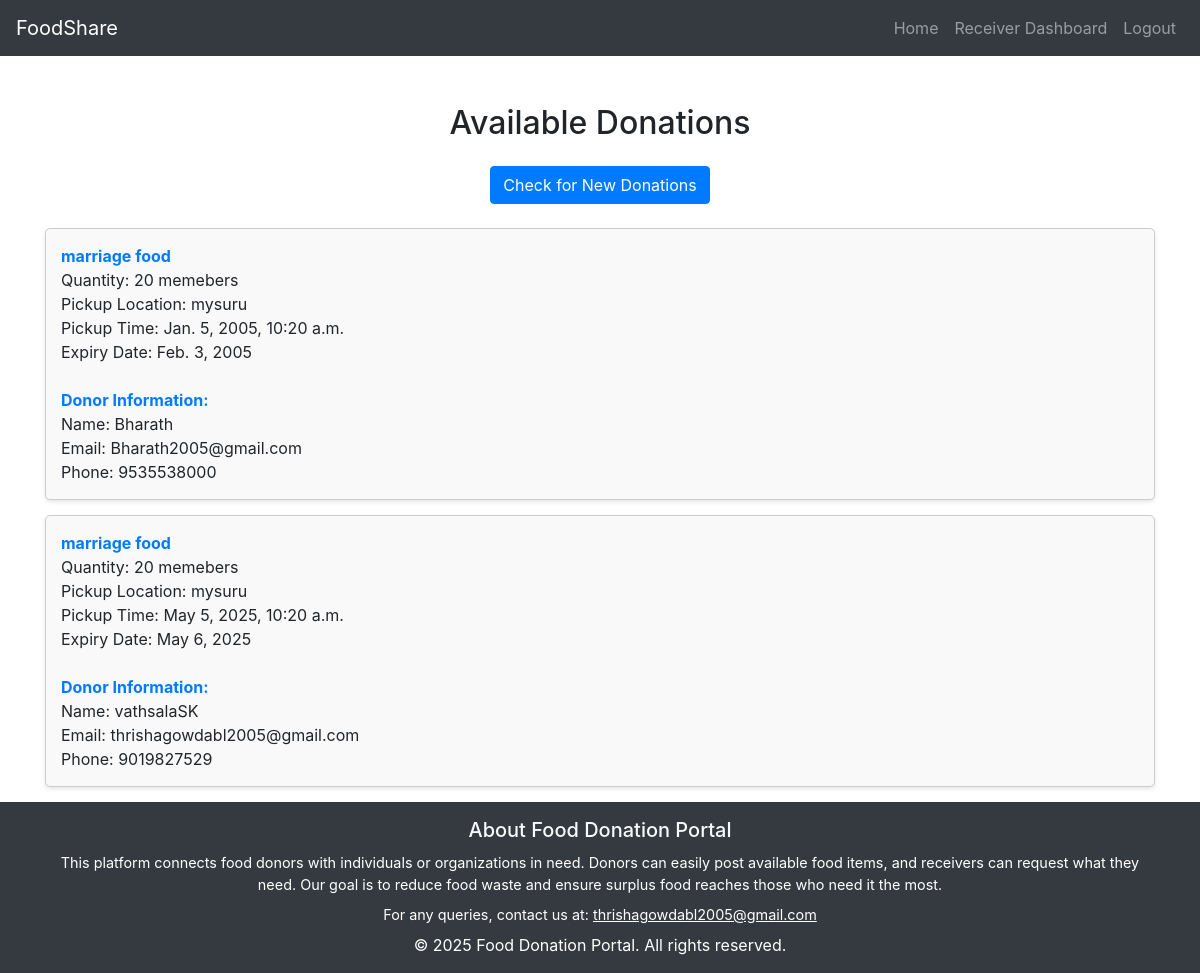
The page /receiver/dashboard/ (signed in) on the database its author committed.
### portal/models.py (models this page shows, shortened)
class Donation(models.Model):
    donor = models.ForeignKey(User, on_delete=models.CASCADE)
    food_type = models.CharField(max_length=100)
    quantity = models.CharField(max_length=50)
    pickup_location = models.CharField(max_length=255)
    pickup_time = models.DateTimeField()
    expiry_date = models.DateField()
    status = models.CharField(default="Available", max_length=20)

class User(AbstractUser):
    USER_TYPE_CHOICES = [("donor", "Donor"), ("receiver", "Receiver")]
    user_type = models.CharField(
        max_length=10, choices=USER_TYPE_CHOICES, default="donor"
    )

class Donor(models.Model):
    user = models.OneToOneField(User, on_delete=models.CASCADE)
    mobile_number = models.CharField(max_length=15)

### portal/views.py (the view)
# urls.py: path('receiver/dashboard/', views.receiver_dashboard, name='receiver_dashboard'),
@login_required
def receiver_dashboard(request):
    donations = Donation.objects.select_related('donor').all()
    for d in donations:
        d.donor_profile = Donor.objects.filter(user=d.donor).first()
    return render(request, 'receiver_dashboard.html', {'donations': donations})

### templates/receiver_dashboard.html (shortened to what this page needs)
<!DOCTYPE html>
<html lang="en">
<head>
    <link rel="stylesheet" href="https://stackpath.bootstrapcdn.com/bootstrap/4.5.2/css/bootstrap.min.css">
</head>
<body>
<nav class="navbar navbar-expand-lg navbar-dark bg-dark">
    <a class="navbar-brand" href="#">FoodShare</a>
    <div class="collapse navbar-collapse">
        <ul class="navbar-nav ml-auto">
            <li class="nav-item"><a class="nav-link" href="{% url 'home' %}">Home</a></li>
            <li class="nav-item"><a class="nav-link" href="{% url 'receiver_dashboard' %}">Receiver Dashboard</a></li>
            <li class="nav-item"><a class="nav-link" href="{% url 'logout' %}">Logout</a></li>
        </ul>
    </div>
</nav>
<div class="container mt-5">
    <h2 class="mb-4 text-center">Available Donations</h2>
    <div class="text-center mb-4">
        <form method="post">
            <button type="submit" name="check_availability" class="btn btn-primary">Check for New Donations</button>
        </form>
    </div>
    {% if donations %}
        {% for donation in donations %}
            <div class="donation-item">
                <strong>{{ donation.food_type }}</strong><br>
                Quantity: {{ donation.quantity }}<br>
                Pickup Location: {{ donation.pickup_location }}<br>
                Pickup Time: {{ donation.pickup_time }}<br>
                Expiry Date: {{ donation.expiry_date }}<br><br>
                <strong>Donor Information:</strong><br>
                Name: {{ donation.donor.username }}<br>
                Email: {{ donation.donor.email }}<br>
                {% if donation.donor_profile %}
                    Phone: {{ donation.donor_profile.mobile_number }}<br>
                {% else %}
                    Phone: Not available<br>
                {% endif %}
            </div>
        {% empty %}
            <p class="text-center">No donations available right now.</p>
        {% endfor %}
    {% endif %}
</div>
<footer class="footer mt-auto py-3 text-center">
    <div class="container">
        <h5>About Food Donation Portal</h5>
        <p class="mb-2">
            This platform connects food donors with individuals or organizations in need. Donors can easily post available food items, and receivers can request what they need. Our goal is to reduce food waste and ensure surplus food reaches those who need it the most.
        </p>
        <p class="mb-2">
            For any queries, contact us at: <a href="mailto:thrishagowdabl2005@gmail.com">thrishagowdabl2005@gmail.com</a>
        </p>
        <span>&copy; 2025 Food Donation Portal. All rights reserved.</span>
    </div>
</footer>
</body>
</html>

### templates/receiver_dashboard.html (style rules this page uses)
body { display: flex; flex-direction: column; min-height: 100vh; }
.container { flex-grow: 1; }
.donation-item { border: 1px solid #ccc; padding: 15px; margin-bottom: 15px; border-radius: 5px; box-shadow: 0 2px 4px rgba(0, 0, 0, 0.1); background-color: #f9f9f9; }
.donation-item strong { color: #007bff; }
.footer { background-color: #343a40 !important; color: white; padding: 20px 0; text-align: center; margin-top: 20px; }
.footer a { color: #fff; text-decoration: underline; }
.footer h5 { margin-bottom: 10px; color: #f8f9fa; }
.footer p { margin-bottom: 5px; font-size: 0.9rem; }

### rows shown on the page
Donation: food_type "marriage food", quantity "20 memebers", pickup_location "mysuru", pickup_time "Jan. 5, 2005, 10:20 a.m.", expiry_date "Feb. 3, 2005", donor.username "Bharath", donor.email "Bharath2005@gmail.com", donor_profile.mobile_number "9535538000"
Donation: food_type "marriage food", quantity "20 memebers", pickup_location "mysuru", pickup_time "May 5, 2025, 10:20 a.m.", expiry_date "May 6, 2025", donor.username "vathsalaSK", donor.email "thrishagowdabl2005@gmail.com", donor_profile.mobile_number "9019827529"
